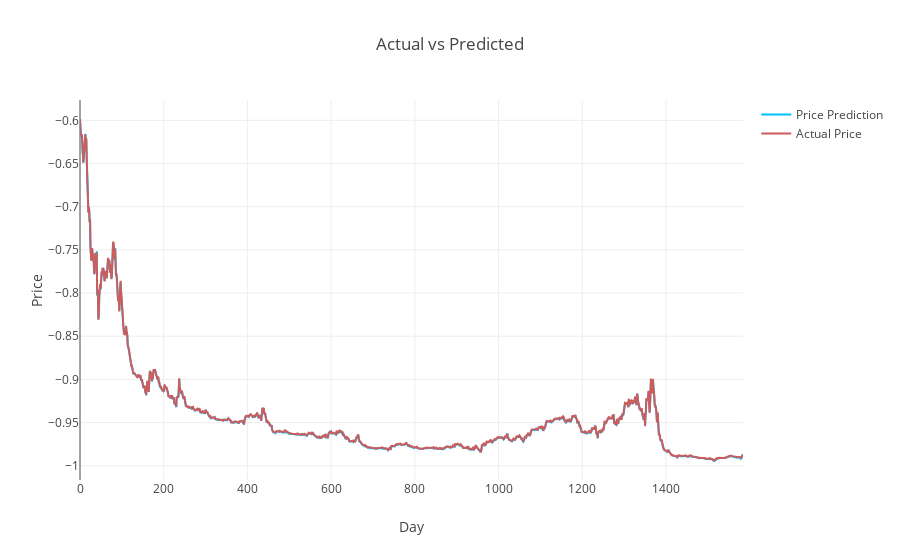

Notebook code cell kept with this figure:
### Code cell
# train prediciton plot
drawing(train, predct_df)

### Figure 1 — Plotly figure (JSON) as saved in the notebook; plotly's stock layout.template omitted (floating-point values rounded to 4 significant figures; data arrays with more than 128 entries replaced by an {"elided": "..."} marker saying what was removed)
{"data": [{"hoverlabel": {"namelength": -1}, "line": {"color": "rgb(0, 191, 255)", "width": 2}, "mode": "lines", "name": "Price Prediction", "type": "scatter", "x": {"elided": "1585 int values"}, "y": {"elided": "1585 float values"}}, {"line": {"color": "rgb(205, 92, 92)", "width": 2}, "mode": "lines", "name": "Actual Price", "type": "scatter", "x": {"elided": "1587 int values"}, "y": {"elided": "1585 float values"}}], "layout": {"title": "Actual vs Predicted", "xaxis": {"title": "Day"}, "yaxis": {"title": "Price"}}}
